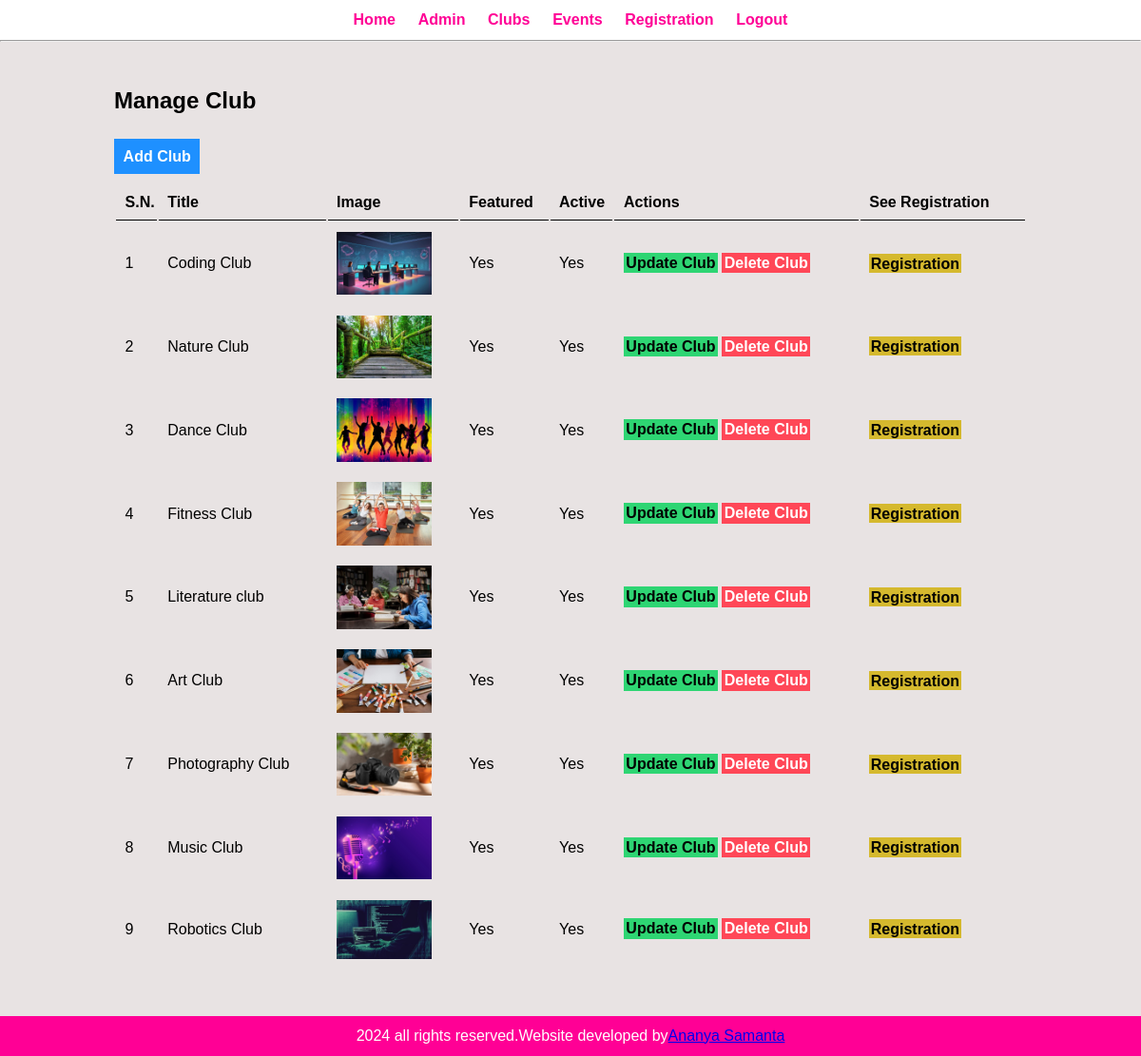
/admin/manage-club.php (signed in), run on the app's committed database.
### tables this page shows
CREATE TABLE `tbl_category` (
  `id` int(10) UNSIGNED NOT NULL,
  `title` varchar(100) NOT NULL,
  `image_name` varchar(255) NOT NULL,
  `featured` varchar(10) NOT NULL,
  `active` varchar(10) NOT NULL
);

### admin/manage-club.php (the view, shortened to what this page needs)
<?php include('partials/menu.php'); ?>
<div class="main-content">
        <div class="wrapper">
        <h2>Manage Club</h2>
        <br/>
        <br/>
         <a href="add-club.php"  class="btn-primary">Add Club</a>
         <br/><br/>
         <table class="tbl-full">
            <tr>
                <th>S.N.</th>
                <th>Title</th>
                <th>Image</th>
                <th>Featured</th>
                <th>Active</th>
                <th>Actions</th>
                <th>See Registration</th>
            </tr>
            <?php
               $sql = "SELECT*FROM tbl_category";
               $res = mysqli_query($conn,$sql);
                $count =mysqli_num_rows($res);
                $sn=1 ;
                if($count>0){
                  while($rows=mysqli_fetch_assoc($res)){
                    $id=$rows['id'];
                    $title=$rows['title'];
                    $image_name=$rows['image_name'];
                    $featured=$rows['featured'];
                    $active=$rows['active'];
                    ?>
                    <tr>
                <td><?php echo $sn++; ?></td>
                <td><?php echo $title; ?></td>
                <td>
                <?php
                if($image_name!=""){
                    ?>
                    <img src="<?php echo SITEURL;?>images/club/<?php echo $image_name;?>" width="100px" >
                    <?php
                }
                else
                {
                    echo "<div class='error'>Image not added</div>";
                }
                ?>
                </td>
                <td><?php echo $featured; ?></td>
                <td><?php echo $active; ?></td>
                <td>
                <a href="<?php echo SITEURL;?>admin/update-club.php? id=<?php echo $id; ?>" class="btn-secondary"> Update Club</a>
                <a href="<?php echo SITEURL;?>admin/delete-club.php? id=<?php echo $id; ?>&image_name=<?php echo $image_name; ?>" class="btn-danger"> Delete Club</a>
                </td>
                <td>
                <a  href="<?php echo SITEURL;?>admin/club-register.php? id=<?php echo $id; ?>" class="btn-secondary2"> Registration</a>
                </td>
                  </tr>
                    <?php
                  }
                }else{
                   ?>
                   <tr>
                    <td colspan="6"><div class="error">No Club added.</div></td>
                   </tr>
                   <?php
                }
            ?>
       </table>
        </div>
    </div>
<?php include('partials/footer.php'); ?>

### admin/partials/menu.php (shortened to what this page needs)
<html >
<head>
    <link rel="stylesheet" href="../css/admin.css">
</head>
<body>
    <div class="menu text-center">
        <div class="wrapper">
         <ul>
         <li><a href="index.php">Home</a></li>
         <li><a href="manage-admin.php">Admin</a></li>
         <li><a href="manage-club.php">Clubs</a></li>
         <li><a href="manage-event.php">Events</a></li>
         <li><a href="manage-register.php">Registration</a></li>
         <li><a href="logout.php">Logout</a></li>
         </ul>
        </div>
        <hr>
    </div>

### admin/partials/footer.php
<div class="footer">
    <div class="wrapper">
<p class="text-center">2024 all rights reserved.Website developed by<a href="#">Ananya Samanta</a></p>
    </div>
  </div>
    </body>
</html>

### css/admin.css (style rules this page uses)
* { margin:0; padding:0; font-family: Arial, Helvetica, sans-serif; }
.wrapper { padding:1%; width:80%; margin:0 auto; }
.text-center { text-align:center; }
.tbl-full { width:100%; }
table tr th { border-bottom:1px solid black; padding:1%; text-align: left; }
table tr td { padding:1%; }
.btn-primary { background-color: #1e90ff; padding:1%; color:white; text-decoration: none; font-weight: bold; }
.btn-secondary { background-color:#2ed573 ; padding:1%; color:black; text-decoration: none; font-weight: bold; }
.btn-secondary2 { background-color:#d5b92e ; padding:1%; color:black; text-decoration: none; font-weight: bold; }
.btn-danger { background-color:#ff4757; padding:1%; color:white; text-decoration: none; font-weight: bold; }
.menu ul { list-style-type:none; }
.menu ul li { display:inline; padding:1%; }
.menu ul li a { text-decoration: none; font-weight: bold; color: #ff0095; }
.main-content { background-color: #e8e3e3; padding:3% 0; }
.footer { background-color: #ff0095; color:white; }

### data on the page
tbl_category: title "Coding Club", image_name (picture), featured "Yes", active "Yes"
tbl_category: title "Nature Club", image_name (picture), featured "Yes", active "Yes"
tbl_category: title "Dance Club", image_name (picture), featured "Yes", active "Yes"
tbl_category: title "Fitness Club", image_name (picture), featured "Yes", active "Yes"
tbl_category: title "Literature club", image_name (picture), featured "Yes", active "Yes"
tbl_category: title "Art Club", image_name (picture), featured "Yes", active "Yes"
tbl_category: title "Photography Club", image_name (picture), featured "Yes", active "Yes"
tbl_category: title "Music Club", image_name (picture), featured "Yes", active "Yes"
tbl_category: title "Robotics Club", image_name (picture), featured "Yes", active "Yes"
